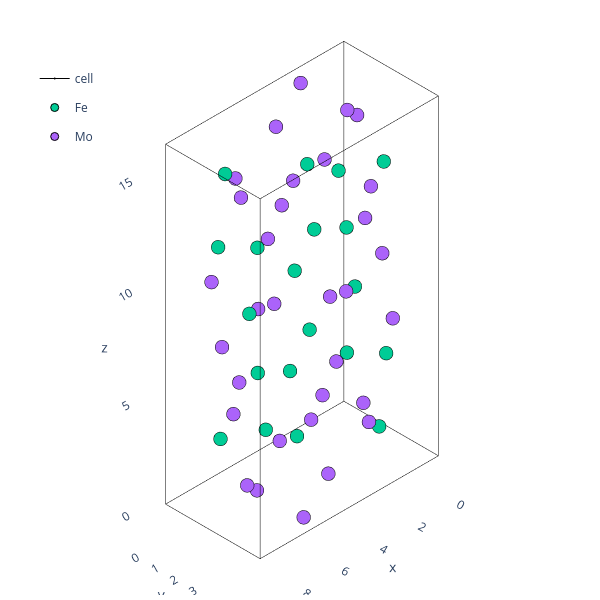

Write notebook code for a chart like this one.
### Code cell
theatoms=AtomsObjects['M']['Atoms'].atoms.sample(n=1).iloc[0]
plotting.plotly_atoms(theatoms)

### Figure 1 — Plotly figure (JSON) as saved in the notebook; plotly's stock layout.template omitted (floating-point values rounded to 4 significant figures)
{"data": [{"hoverinfo": "skip", "legendgroup": "cell", "line": {"color": "black", "width": 1}, "marker": {"size": 0.01}, "name": "cell", "showlegend": false, "type": "scatter3d", "x": [0.0, 9.289], "y": [0, 0], "z": [0, 0]}, {"hoverinfo": "skip", "legendgroup": "cell", "line": {"color": "black", "width": 1}, "marker": {"size": 0.01}, "name": "cell", "showlegend": false, "type": "scatter3d", "x": [0, 0], "y": [0.0, 4.926], "z": [0, 0]}, {"hoverinfo": "skip", "legendgroup": "cell", "line": {"color": "black", "width": 1}, "marker": {"size": 0.01}, "name": "cell", "showlegend": false, "type": "scatter3d", "x": [0, 0], "y": [0, 0], "z": [0.0, 16.24]}, {"hoverinfo": "skip", "legendgroup": "cell", "line": {"color": "black", "width": 1}, "marker": {"size": 0.01}, "name": "cell", "showlegend": false, "type": "scatter3d", "x": [9.289, 9.289], "y": [0.0, 4.926], "z": [0, 0]}, {"hoverinfo": "skip", "legendgroup": "cell", "line": {"color": "black", "width": 1}, "marker": {"size": 0.01}, "name": "cell", "showlegend": false, "type": "scatter3d", "x": [0.0, 9.289], "y": [4.926, 4.926], "z": [0, 0]}, {"hoverinfo": "skip", "legendgroup": "cell", "line": {"color": "black", "width": 1}, "marker": {"size": 0.01}, "name": "cell", "showlegend": false, "type": "scatter3d", "x": [9.289, 9.289], "y": [4.926, 4.926], "z": [0.0, 16.24]}, {"hoverinfo": "skip", "legendgroup": "cell", "line": {"color": "black", "width": 1}, "marker": {"size": 0.01}, "name": "cell", "showlegend": false, "type": "scatter3d", "x": [9.289, 9.289], "y": [0, 0], "z": [0.0, 16.24]}, {"hoverinfo": "skip", "legendgroup": "cell", "line": {"color": "black", "width": 1}, "marker": {"size": 0.01}, "name": "cell", "showlegend": false, "type": "scatter3d", "x": [0, 0], "y": [4.926, 4.926], "z": [0.0, 16.24]}, {"hoverinfo": "skip", "legendgroup": "cell", "line": {"color": "black", "width": 1}, "marker": {"size": 0.01}, "name": "cell", "showlegend": false, "type": "scatter3d", "x": [0.0, 9.289], "y": [0, 0], "z": [16.24, 16.24]}, {"hoverinfo": "skip", "legendgroup": "cell", "line": {"color": "black", "width": 1}, "marker": {"size": 0.01}, "name": "cell", "showlegend": false, "type": "scatter3d", "x": [0, 0], "y": [0.0, 4.926], "z": [16.24, 16.24]}, {"hoverinfo": "skip", "legendgroup": "cell", "line": {"color": "black", "width": 1}, "marker": {"size": 0.01}, "name": "cell", "showlegend": false, "type": "scatter3d", "x": [0.0, 9.289], "y": [4.926, 4.926], "z": [16.24, 16.24]}, {"hoverinfo": "skip", "legendgroup": "cell", "line": {"color": "black", "width": 1}, "marker": {"size": 0.01}, "name": "cell", "showlegend": true, "type": "scatter3d", "x": [9.289, 9.289], "y": [0.0, 4.926], "z": [16.24, 16.24]}, {"hovertext": ["Fe0", "Fe1", "Fe2", "Fe3", "Fe4", "Fe5", "Fe6", "Fe7", "Fe8", "Fe9", "Fe10", "Fe11", "Fe12", "Fe13", "Fe14", "Fe15", "Fe16", "Fe17", "Fe18", "Fe19"], "marker": {"line": {"color": "black", "width": 1}}, "mode": "markers", "name": "Fe", "type": "scatter3d", "x": [0.6633, 3.981, 5.308, 8.626, 3.024, 1.621, 7.668, 6.266, 2.783, 1.862, 7.428, 6.506, 5.726, 8.208, 1.081, 3.563, 7.792, 6.142, 3.147, 1.497], "y": [1.231, 3.694, 1.231, 3.694, 1.231, 3.694, 1.231, 3.694, 1.231, 3.694, 1.231, 3.694, 1.231, 3.694, 1.231, 3.694, 1.231, 3.694, 1.231, 3.694], "z": [6.131, 14.25, 1.99, 10.11, 5.365, 13.49, 2.756, 10.88, 9.771, 1.65, 14.59, 6.471, 4.762, 12.88, 3.359, 11.48, 11.47, 3.349, 12.89, 4.772]}, {"hovertext": ["Mo0", "Mo1", "Mo2", "Mo3", "Mo4", "Mo5", "Mo6", "Mo7", "Mo8", "Mo9", "Mo10", "Mo11", "Mo12", "Mo13", "Mo14", "Mo15", "Mo16", "Mo17", "Mo18", "Mo19", "Mo20", "Mo21", "Mo22", "Mo23", "Mo24", "Mo25", "Mo26", "Mo27", "Mo28", "Mo29", "Mo30", "Mo31"], "marker": {"line": {"color": "black", "width": 1}}, "mode": "markers", "name": "Mo", "type": "scatter3d", "x": [7.588, 6.347, 2.943, 1.702, 1.039, 3.606, 1.039, 5.683, 8.251, 5.683, 8.251, 3.606, 2.369, 2.276, 2.369, 7.014, 6.921, 7.014, 6.921, 2.276, 0.5509, 4.094, 5.196, 8.739, 4.87, 9.065, 0.2248, 4.42, 0.1338, 4.511, 4.778, 9.156], "y": [1.231, 3.694, 1.231, 3.694, 0.02364, 2.487, 2.439, 0.02364, 4.902, 2.439, 2.487, 4.902, 4.911, 2.448, 2.478, 4.911, 0.01527, 2.478, 2.448, 0.01527, 1.231, 3.694, 1.231, 3.694, 1.231, 3.694, 1.231, 3.694, 1.231, 3.694, 1.231, 3.694], "z": [6.857, 14.98, 1.264, 9.385, 11.45, 3.328, 11.45, 12.91, 4.793, 12.91, 4.793, 3.328, 7.39, 15.51, 7.39, 0.7309, 8.852, 0.7309, 8.852, 15.51, 13.82, 5.695, 10.55, 2.427, 7.455, 15.58, 0.6659, 8.787, 8.962, 0.8414, 15.4, 7.28]}], "layout": {"height": 600, "legend": {"x": 0.05, "xanchor": "left", "y": 0.9, "yanchor": "top"}, "margin": {"b": 5, "l": 5, "r": 0.5, "t": 5}, "scene": {"aspectmode": "data", "camera": {"projection": {"type": "orthographic"}}, "xaxis": {"range": [-0.9289, 10.22], "showbackground": false, "showgrid": false}, "yaxis": {"range": [-0.4926, 5.418], "showbackground": false, "showgrid": false}, "zaxis": {"range": [-1.624, 17.87], "showbackground": false, "showgrid": false}}, "width": 600}}
